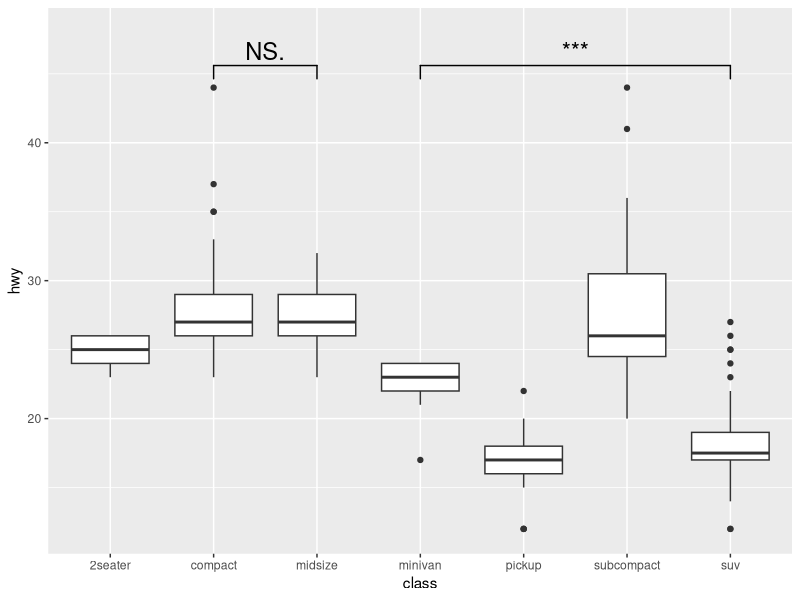
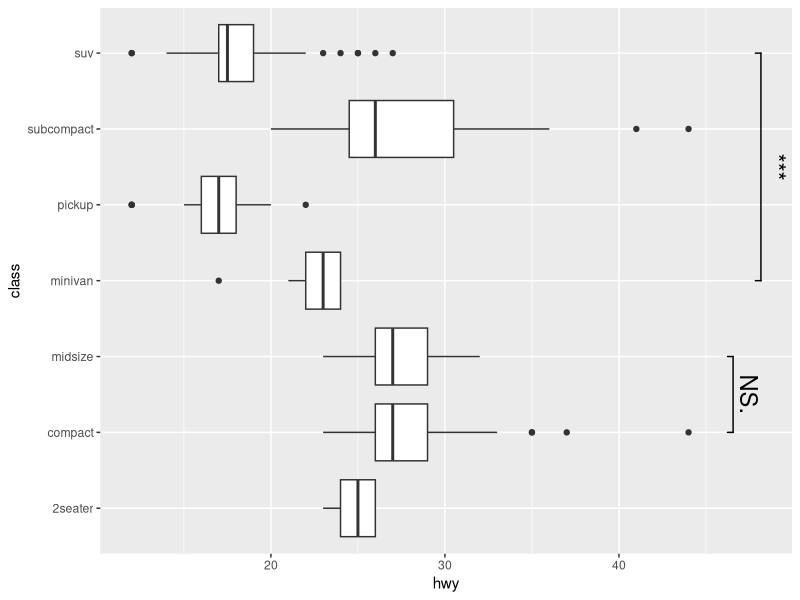
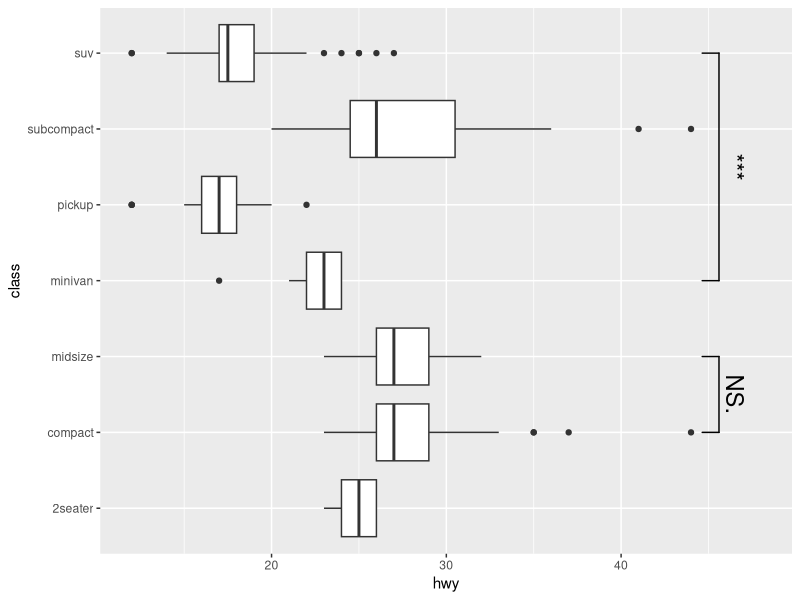
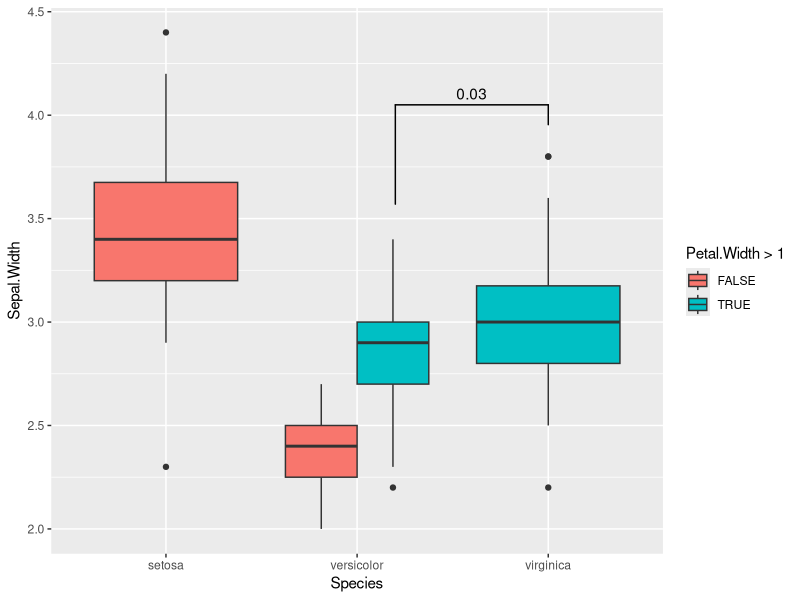
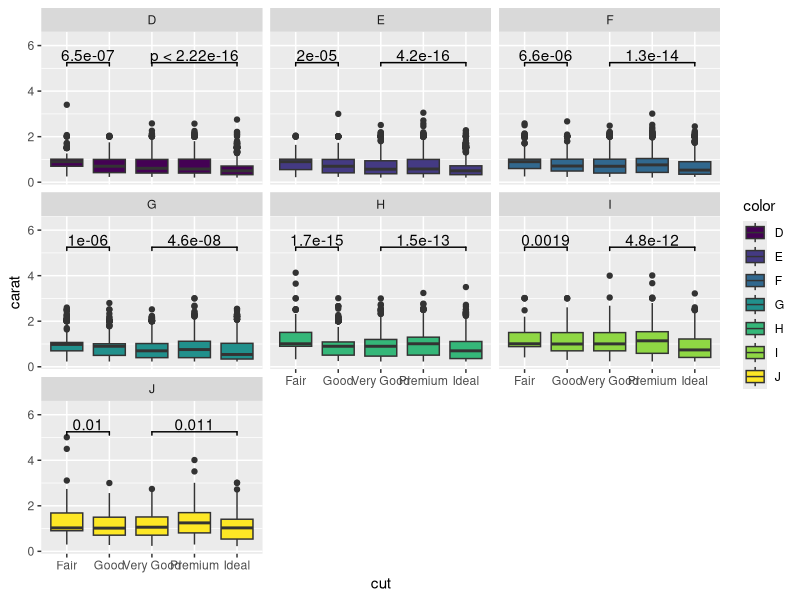
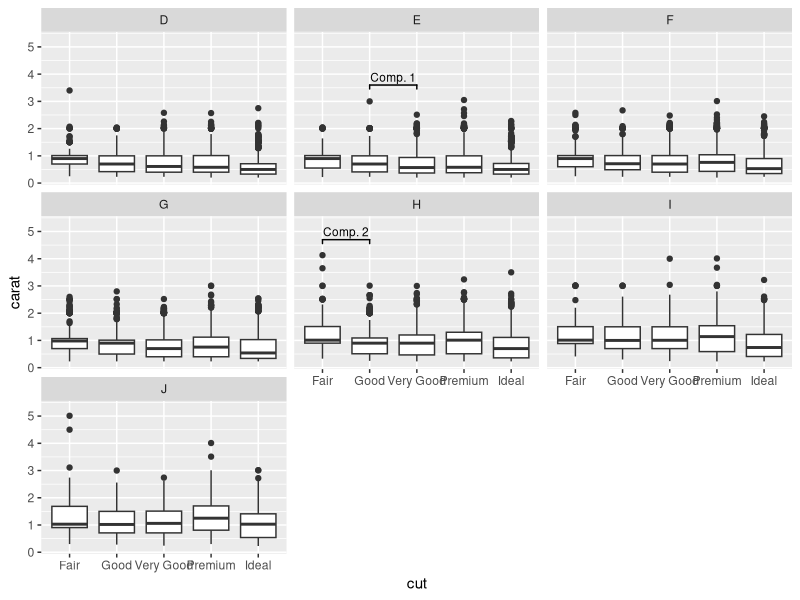

The R source for these figures, in order:
## ---- chunk 1
knitr::opts_chunk$set(
  collapse = TRUE,
  comment = "#>",
  dpi = 300,
  out.width = "100%",
  fig.path = "man/figures/README-",
  message = FALSE,
  warning = FALSE
)
## ---- chunk 2
citation("ggsignif")
## ---- chunk 3
library(ggplot2)
library(ggsignif)

p1 <- ggplot(mpg, aes(class, hwy)) +
  geom_boxplot() +
  geom_signif(
    comparisons = list(c("compact", "midsize"), c("minivan", "suv")),
    map_signif_level = TRUE, textsize = 6
  ) +
  ylim(NA, 48)
p1
## ---- chunk 4
p2 <- ggplot(
  data = mpg,
  mapping = aes(
    x = hwy,
    y = class
  )
) +
  geom_boxplot(
    orientation = "y"
  ) +
  geom_signif(
    comparisons = list(
      c("compact", "midsize"),
      c("minivan", "suv")
    ),
    map_signif_level = TRUE,
    textsize = 6,
    margin_top = 0.08,
    step_increase = 0.05,
    tip_length = 0.01,
    orientation = "y"
  )
p2
## ---- chunk 5
p1 + coord_flip()
## ---- chunk 6
# Calculate annotation
anno <- t.test(
  iris[iris$Petal.Width > 1 & iris$Species == "versicolor", "Sepal.Width"],
  iris[iris$Species == "virginica", "Sepal.Width"]
)$p.value

# Make plot with custom x and y position of the bracket
ggplot(iris, aes(x = Species, y = Sepal.Width, fill = Petal.Width > 1)) +
  geom_boxplot(position = "dodge") +
  geom_signif(
    annotation = formatC(anno, digits = 1),
    y_position = 4.05, xmin = 2.2, xmax = 3,
    tip_length = c(0.2, 0.04)
  )
## ---- chunk 7
ggplot(diamonds, aes(x = cut, y = carat)) +
  geom_boxplot(aes(fill = color)) +
  geom_signif(comparisons = list(c("Fair", "Good"), 
                                 c("Very Good", "Ideal"))) +
  facet_wrap(~color) +
  ylim(NA, 6.3)
## ---- chunk 8
annotation_df <- data.frame(
  color = c("E", "H"),
  start = c("Good", "Fair"),
  end = c("Very Good", "Good"),
  y = c(3.6, 4.7),
  label = c("Comp. 1", "Comp. 2")
)

annotation_df

ggplot(diamonds, aes(x = cut, y = carat)) +
  geom_boxplot() +
  geom_signif(
    data = annotation_df,
    aes(xmin = start, xmax = end, annotations = label, y_position = y),
    textsize = 3, vjust = -0.2,
    manual = TRUE
  ) +
  facet_wrap(~color) +
  ylim(NA, 5.3)
